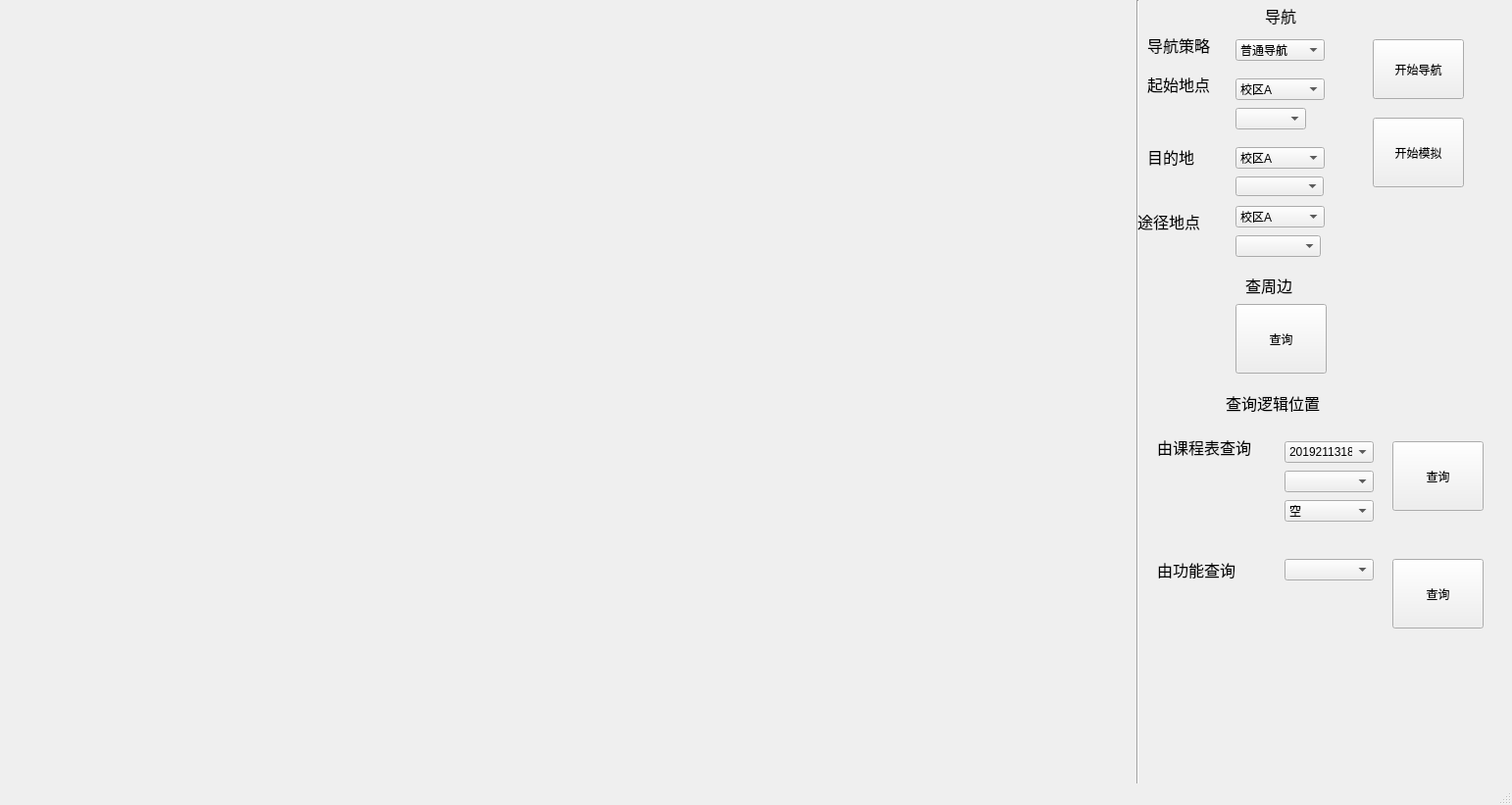
<?xml version="1.0" encoding="UTF-8"?>
<ui version="4.0">
 <class>MainWindow</class>
 <widget class="QMainWindow" name="MainWindow">
  <property name="geometry">
   <rect>
    <x>0</x>
    <y>0</y>
    <width>1542</width>
    <height>821</height>
   </rect>
  </property>
  <property name="windowTitle">
   <string>校园导航</string>
  </property>
  <widget class="QWidget" name="centralwidget">
   <widget class="QComboBox" name="start_combo_box">
    <property name="geometry">
     <rect>
      <x>1260</x>
      <y>110</y>
      <width>87</width>
      <height>21</height>
     </rect>
    </property>
    <property name="sizeAdjustPolicy">
     <enum>QComboBox::AdjustToContents</enum>
    </property>
   </widget>
   <widget class="QComboBox" name="end_combo_box">
    <property name="geometry">
     <rect>
      <x>1260</x>
      <y>180</y>
      <width>90</width>
      <height>20</height>
     </rect>
    </property>
   </widget>
   <widget class="QLabel" name="label">
    <property name="geometry">
     <rect>
      <x>1170</x>
      <y>70</y>
      <width>91</width>
      <height>31</height>
     </rect>
    </property>
    <property name="font">
     <font>
      <family>Arial</family>
      <pointsize>12</pointsize>
     </font>
    </property>
    <property name="text">
     <string>起始地点</string>
    </property>
   </widget>
   <widget class="QLabel" name="label_2">
    <property name="geometry">
     <rect>
      <x>1170</x>
      <y>150</y>
      <width>71</width>
      <height>20</height>
     </rect>
    </property>
    <property name="font">
     <font>
      <family>Arial</family>
      <pointsize>12</pointsize>
     </font>
    </property>
    <property name="text">
     <string>目的地</string>
    </property>
   </widget>
   <widget class="QLabel" name="label_3">
    <property name="geometry">
     <rect>
      <x>1170</x>
      <y>30</y>
      <width>91</width>
      <height>31</height>
     </rect>
    </property>
    <property name="font">
     <font>
      <family>Arial</family>
      <pointsize>12</pointsize>
     </font>
    </property>
    <property name="text">
     <string>导航策略</string>
    </property>
   </widget>
   <widget class="QComboBox" name="navitype_combo_box">
    <property name="geometry">
     <rect>
      <x>1260</x>
      <y>40</y>
      <width>91</width>
      <height>22</height>
     </rect>
    </property>
    <item>
     <property name="text">
      <string>普通导航</string>
     </property>
    </item>
    <item>
     <property name="text">
      <string>使用自行车</string>
     </property>
    </item>
    <item>
     <property name="text">
      <string>途径地点</string>
     </property>
    </item>
    <item>
     <property name="text">
      <string>考虑拥挤度</string>
     </property>
    </item>
   </widget>
   <widget class="QPushButton" name="navi_button">
    <property name="geometry">
     <rect>
      <x>1400</x>
      <y>40</y>
      <width>93</width>
      <height>61</height>
     </rect>
    </property>
    <property name="text">
     <string>开始导航</string>
    </property>
   </widget>
   <widget class="Line" name="line">
    <property name="geometry">
     <rect>
      <x>1150</x>
      <y>0</y>
      <width>20</width>
      <height>881</height>
     </rect>
    </property>
    <property name="orientation">
     <enum>Qt::Vertical</enum>
    </property>
   </widget>
   <widget class="QLabel" name="label_4">
    <property name="geometry">
     <rect>
      <x>1290</x>
      <y>0</y>
      <width>91</width>
      <height>31</height>
     </rect>
    </property>
    <property name="font">
     <font>
      <family>Arial</family>
      <pointsize>12</pointsize>
     </font>
    </property>
    <property name="text">
     <string>导航</string>
    </property>
   </widget>
   <widget class="QLabel" name="label_5">
    <property name="geometry">
     <rect>
      <x>1250</x>
      <y>390</y>
      <width>141</width>
      <height>41</height>
     </rect>
    </property>
    <property name="font">
     <font>
      <family>Arial</family>
      <pointsize>12</pointsize>
     </font>
    </property>
    <property name="text">
     <string>查询逻辑位置</string>
    </property>
   </widget>
   <widget class="QComboBox" name="class_combo_box">
    <property name="geometry">
     <rect>
      <x>1310</x>
      <y>450</y>
      <width>91</width>
      <height>22</height>
     </rect>
    </property>
    <item>
     <property name="text">
      <string>2019211318</string>
     </property>
    </item>
   </widget>
   <widget class="QLabel" name="label_6">
    <property name="geometry">
     <rect>
      <x>1160</x>
      <y>210</y>
      <width>91</width>
      <height>31</height>
     </rect>
    </property>
    <property name="font">
     <font>
      <family>Arial</family>
      <pointsize>12</pointsize>
     </font>
    </property>
    <property name="text">
     <string>途径地点</string>
    </property>
   </widget>
   <widget class="QComboBox" name="mid_combo_box">
    <property name="geometry">
     <rect>
      <x>1260</x>
      <y>240</y>
      <width>87</width>
      <height>22</height>
     </rect>
    </property>
   </widget>
   <widget class="QPushButton" name="simu_button">
    <property name="geometry">
     <rect>
      <x>1400</x>
      <y>120</y>
      <width>93</width>
      <height>71</height>
     </rect>
    </property>
    <property name="text">
     <string>开始模拟</string>
    </property>
   </widget>
   <widget class="QComboBox" name="sc_combo_box">
    <property name="geometry">
     <rect>
      <x>1260</x>
      <y>80</y>
      <width>91</width>
      <height>22</height>
     </rect>
    </property>
    <item>
     <property name="text">
      <string>校区A</string>
     </property>
    </item>
    <item>
     <property name="text">
      <string>校区B</string>
     </property>
    </item>
   </widget>
   <widget class="QComboBox" name="ec_combo_box">
    <property name="geometry">
     <rect>
      <x>1260</x>
      <y>150</y>
      <width>91</width>
      <height>22</height>
     </rect>
    </property>
    <item>
     <property name="text">
      <string>校区A</string>
     </property>
    </item>
    <item>
     <property name="text">
      <string>校区B</string>
     </property>
    </item>
   </widget>
   <widget class="QComboBox" name="mc_combo_box">
    <property name="geometry">
     <rect>
      <x>1260</x>
      <y>210</y>
      <width>91</width>
      <height>22</height>
     </rect>
    </property>
    <item>
     <property name="text">
      <string>校区A</string>
     </property>
    </item>
    <item>
     <property name="text">
      <string>校区B</string>
     </property>
    </item>
   </widget>
   <widget class="QLabel" name="time_label">
    <property name="geometry">
     <rect>
      <x>1040</x>
      <y>10</y>
      <width>91</width>
      <height>41</height>
     </rect>
    </property>
    <property name="font">
     <font>
      <family>Arial</family>
      <pointsize>12</pointsize>
     </font>
    </property>
    <property name="text">
     <string/>
    </property>
   </widget>
   <widget class="QLabel" name="label_7">
    <property name="geometry">
     <rect>
      <x>1270</x>
      <y>270</y>
      <width>61</width>
      <height>41</height>
     </rect>
    </property>
    <property name="font">
     <font>
      <family>Arial</family>
      <pointsize>12</pointsize>
     </font>
    </property>
    <property name="text">
     <string>查周边</string>
    </property>
   </widget>
   <widget class="QPushButton" name="around_button">
    <property name="geometry">
     <rect>
      <x>1260</x>
      <y>310</y>
      <width>93</width>
      <height>71</height>
     </rect>
    </property>
    <property name="text">
     <string>查询</string>
    </property>
   </widget>
   <widget class="QComboBox" name="course_combo_box_2">
    <property name="geometry">
     <rect>
      <x>1310</x>
      <y>480</y>
      <width>91</width>
      <height>22</height>
     </rect>
    </property>
   </widget>
   <widget class="QComboBox" name="course_combo_box_3">
    <property name="geometry">
     <rect>
      <x>1310</x>
      <y>510</y>
      <width>91</width>
      <height>22</height>
     </rect>
    </property>
    <item>
     <property name="text">
      <string>空</string>
     </property>
    </item>
    <item>
     <property name="text">
      <string>周一</string>
     </property>
    </item>
    <item>
     <property name="text">
      <string>周二</string>
     </property>
    </item>
    <item>
     <property name="text">
      <string>周三</string>
     </property>
    </item>
    <item>
     <property name="text">
      <string>周四</string>
     </property>
    </item>
    <item>
     <property name="text">
      <string>周五</string>
     </property>
    </item>
   </widget>
   <widget class="QLabel" name="label_8">
    <property name="geometry">
     <rect>
      <x>1180</x>
      <y>430</y>
      <width>141</width>
      <height>51</height>
     </rect>
    </property>
    <property name="font">
     <font>
      <family>Arial</family>
      <pointsize>12</pointsize>
     </font>
    </property>
    <property name="text">
     <string>由课程表查询</string>
    </property>
   </widget>
   <widget class="QPushButton" name="timetable_button">
    <property name="geometry">
     <rect>
      <x>1420</x>
      <y>450</y>
      <width>93</width>
      <height>71</height>
     </rect>
    </property>
    <property name="text">
     <string>查询</string>
    </property>
   </widget>
   <widget class="QLabel" name="label_9">
    <property name="geometry">
     <rect>
      <x>1180</x>
      <y>560</y>
      <width>111</width>
      <height>41</height>
     </rect>
    </property>
    <property name="font">
     <font>
      <family>Arial</family>
      <pointsize>12</pointsize>
     </font>
    </property>
    <property name="text">
     <string>由功能查询</string>
    </property>
   </widget>
   <widget class="QComboBox" name="fn_combo_box">
    <property name="geometry">
     <rect>
      <x>1310</x>
      <y>570</y>
      <width>91</width>
      <height>22</height>
     </rect>
    </property>
   </widget>
   <widget class="QPushButton" name="func_button">
    <property name="geometry">
     <rect>
      <x>1420</x>
      <y>570</y>
      <width>93</width>
      <height>71</height>
     </rect>
    </property>
    <property name="text">
     <string>查询</string>
    </property>
   </widget>
  </widget>
  <widget class="QMenuBar" name="menubar">
   <property name="geometry">
    <rect>
     <x>0</x>
     <y>0</y>
     <width>1542</width>
     <height>26</height>
    </rect>
   </property>
  </widget>
  <widget class="QStatusBar" name="statusbar"/>
 </widget>
 <resources/>
 <connections/>
</ui>
